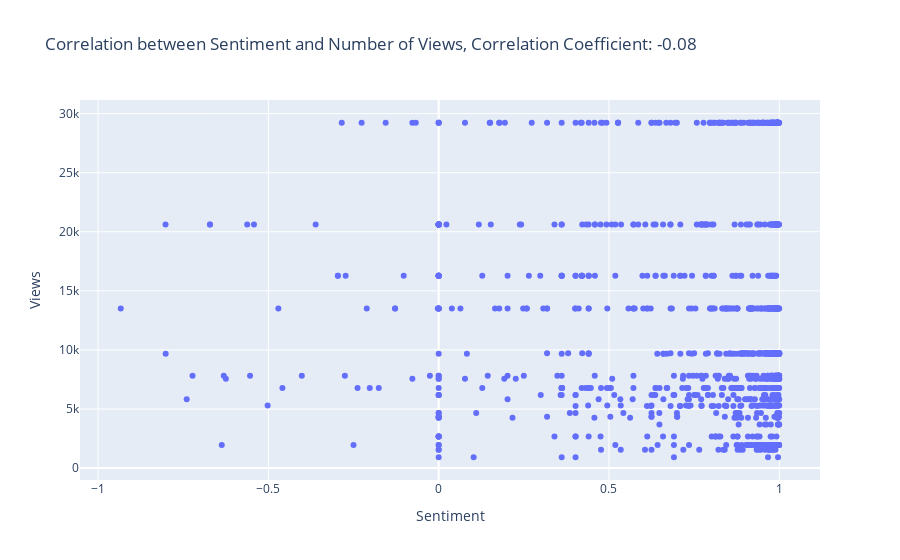

Notebook source saved alongside this figure:
### Markdown cell above
#### Is there a correlation between the sentiment expressed in comments and the number of views a Tally proposal receives?

### Code cell
import pandas as pd
from nltk.sentiment.vader import SentimentIntensityAnalyzer
import plotly.express as px

# Load datasets
topics_df = pd.read_csv('forum_topics_data.csv')
posts_df = pd.read_csv('forum_posts_data.csv')

# Filter Tally proposal posts
tally_topic_ids = [21332, 20957, 20856, 20223, 20064, 19899, 19467, 16501, 19696, 18557, 
                   19046, 16131, 15615, 15920, 15425, 15426, 14976, 14688, 14790, 13360, 13362]

tally_posts = posts_df[posts_df['Topic ID'].isin(tally_topic_ids)]

# Merge with topics dataframe to get 'Views' information
tally_posts = tally_posts.merge(topics_df[['Topic ID', 'Views']], how='left', left_on='Topic ID', right_on='Topic ID')

# Initialize SentimentIntensityAnalyzer
sid = SentimentIntensityAnalyzer()

# Function to determine sentiment polarity
def get_sentiment(text):
    scores = sid.polarity_scores(text)
    return scores['compound']

# Apply sentiment analysis to comments
tally_posts['Sentiment'] = tally_posts['Post Description'].astype(str).apply(get_sentiment)

# Calculate the correlation between sentiment and number of views
correlation = tally_posts[['Sentiment', 'Views']].corr().iloc[0, 1]

# Plot scatter plot with sentiment vs. number of views
fig = px.scatter(tally_posts, x='Sentiment', y='Views', 
                 title=f'Correlation between Sentiment and Number of Views,\nCorrelation Coefficient: {correlation:.2f}')
fig.show()
fig.write_html("Correlation Between Sentiment and Number of Views.html")

### Figure 1 — Plotly figure (JSON) as saved in the notebook; plotly's stock layout.template omitted (floating-point values rounded to 4 significant figures; data arrays with more than 128 entries replaced by an {"elided": "..."} marker saying what was removed)
{"data": [{"hovertemplate": "Sentiment=%{x}<br>Views=%{y}<extra></extra>", "legendgroup": "", "marker": {"color": "#636efa", "symbol": "circle"}, "mode": "markers", "name": "", "orientation": "v", "showlegend": false, "type": "scatter", "x": {"elided": "984 float values"}, "xaxis": "x", "y": {"elided": "984 int values"}, "yaxis": "y"}], "layout": {"legend": {"tracegroupgap": 0}, "title": {"text": "Correlation between Sentiment and Number of Views,\nCorrelation Coefficient: -0.08"}, "xaxis": {"anchor": "y", "domain": [0, 1], "title": {"text": "Sentiment"}}, "yaxis": {"anchor": "x", "domain": [0, 1], "title": {"text": "Views"}}}}
